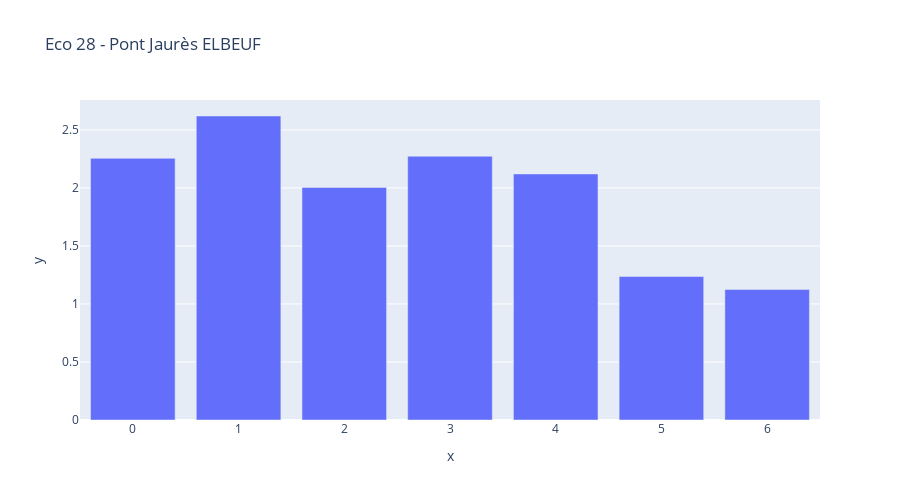

The notebook cell this image was saved under:
### Code cell
widgets.interact(plot_comptage_jour_de_la_semaine,name=df['name'].unique())

### Figure 1 — Plotly figure (JSON) as saved in the notebook; plotly's stock layout.template omitted (floating-point values rounded to 4 significant figures)
{"data": [{"alignmentgroup": "True", "hovertemplate": "x=%{x}<br>y=%{y}<extra></extra>", "legendgroup": "", "marker": {"color": "#636efa", "pattern": {"shape": ""}}, "name": "", "offsetgroup": "", "orientation": "v", "showlegend": false, "textposition": "auto", "type": "bar", "x": [0, 1, 2, 3, 4, 5, 6], "xaxis": "x", "y": [2.255, 2.62, 2.005, 2.273, 2.12, 1.236, 1.125], "yaxis": "y"}], "layout": {"barmode": "relative", "height": 500, "legend": {"tracegroupgap": 0}, "title": {"text": "Eco 28 - Pont Jaurès ELBEUF"}, "xaxis": {"anchor": "y", "domain": [0, 1], "title": {"text": "x"}}, "yaxis": {"anchor": "x", "domain": [0, 1], "title": {"text": "y"}}}}
